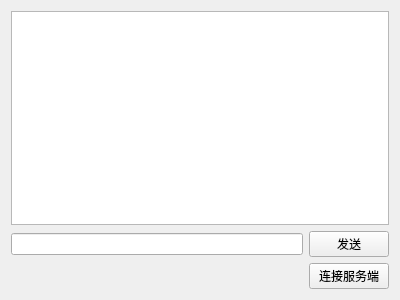
<?xml version="1.0" encoding="UTF-8"?>
<ui version="4.0">
 <class>Widget</class>
 <widget class="QWidget" name="Widget">
  <property name="geometry">
   <rect>
    <x>0</x>
    <y>0</y>
    <width>400</width>
    <height>300</height>
   </rect>
  </property>
  <property name="windowTitle">
   <string>Widget</string>
  </property>
  <layout class="QVBoxLayout" name="verticalLayout">
   <item>
    <widget class="QListWidget" name="listWidget"/>
   </item>
   <item>
    <layout class="QHBoxLayout" name="horizontalLayout">
     <item>
      <widget class="QLineEdit" name="lineEdit"/>
     </item>
     <item>
      <widget class="QPushButton" name="pushButton_2">
       <property name="text">
        <string>发送</string>
       </property>
      </widget>
     </item>
    </layout>
   </item>
   <item>
    <layout class="QHBoxLayout" name="horizontalLayout_2">
     <item>
      <spacer name="horizontalSpacer">
       <property name="orientation">
        <enum>Qt::Horizontal</enum>
       </property>
       <property name="sizeHint" stdset="0">
        <size>
         <width>40</width>
         <height>20</height>
        </size>
       </property>
      </spacer>
     </item>
     <item>
      <widget class="QPushButton" name="pushButton">
       <property name="text">
        <string>连接服务端</string>
       </property>
      </widget>
     </item>
    </layout>
   </item>
  </layout>
 </widget>
 <layoutdefault spacing="6" margin="11"/>
 <resources/>
 <connections/>
</ui>
